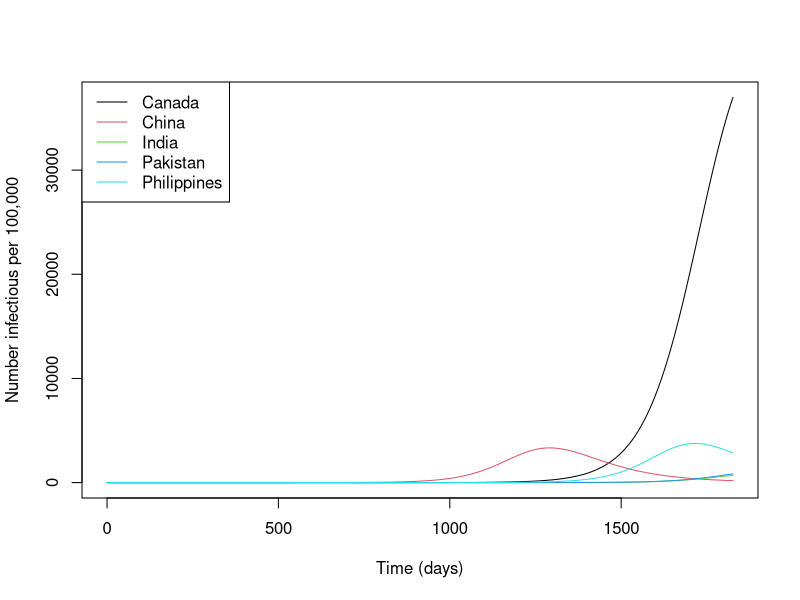
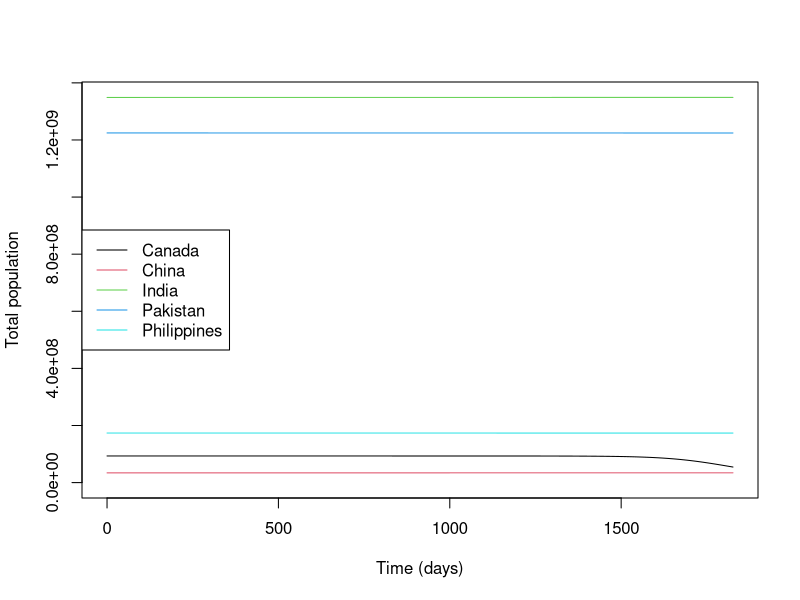

R code for these plots, in order:
# SLIAR_metapop
#
# Note that without further adaptation, the results provided by this
# script can be expected to be completely unrealistic, the intent is only 
# to provide a workable canvas.


# Load required library. 
# You may need to install this library using install.packages("deSolve").
library(deSolve)


# The vector field
SLIAR_metapop_rhs <- function(t, x, p) {
  with(as.list(p), {
    S = x[idx_S]
    L = x[idx_L]
    I = x[idx_I]
    A = x[idx_A]
    R = x[idx_R]
    N = S + L + I + A + R
    Phi = beta * S * (I + eta * A) / N
    dS = - Phi + MS %*% S
    dL = Phi - epsilon * L + p$ML %*% L
    dI = (1 - pi) * epsilon * L - gammaI * I + MI %*% I
    dA = pi * epsilon * L - gammaA * A + MA %*% A
    dR = gammaI * I + gammaA * A + MR %*% R
    dx = list(c(dS, dL, dI, dA, dR))
    return(dx)
  })
}

# The following data originates from Bluedot.global and shows the average
# daily number of air passengers flying between each of the countries
# listed below. Average computed over one (unspecified) month.
# pop contains the population of the countries.
pop = c(34.017,1348.932,1224.614,173.593,93.261)*1e6
countries = c("Canada","China","India","Pakistan","Philippines")
T = matrix(data = c(0,1268,900,489,200,
                    1274,0,678,859,150,
                    985,703,0,148,58,
                    515,893,144,0,9,
                    209,174,90,2,0),
           nrow =5, ncol = 5, byrow = TRUE)

# We use a list to store parameters.
p = list()

# In order to compute the movement rates, we use the approximation
# explained in Arino & Portet, JMB 2015.
p$M = mat.or.vec(nr = dim(T)[1], nc = dim(T)[2])
for (from in 1:5) {
  for (to in 1:5) {
    p$M[to,from] = -log(1-T[from,to]/pop[from])
  }
  p$M[from,from] = 0
}
p$MS = p$M-diag(colSums(p$M))
# Assume movement is equal for all compartments.
p$ML = p$MS
p$MI = p$MS
p$MA = p$MS
p$MR = p$MS
# Number of patches. (MS should be square.)
p$P = dim(p$MS)[1]

# Set other parameters. Values are chosen mostly arbitrarily.
p$nu = rep(0.1,p$P)
p$epsilon = rep(0.01,p$P)
p$d = rep(1/(70*365.25),p$P) # Could be taken based on World Bank data to be more accurate
p$gammaI = rep(0.05,p$P)
p$gammaA = rep(0.06,p$P)
p$eta = rep(1,p$P)
p$pi = runif(p$P, min = 0.2, max = 0.8)
# Set beta by assuming R0=1.5 in all patches in isolation
p$beta = 1.5 * p$gammaI * 2

# Save index of state variable types in state variables vector (we have to use 
# a vector and thus, for instance, the name "S" needs to be defined)
p$idx_S = 1:p$P
p$idx_L = (p$P+1):(2*p$P)
p$idx_I = (2*p$P+1):(3*p$P)
p$idx_A = (3*p$P+1):(4*p$P)
p$idx_R = (4*p$P+1):(5*p$P)
# Set initial conditions. For example, we start with 2 infectious
# individuals in Canada.
L0 = mat.or.vec(p$P,1)
I0 = mat.or.vec(p$P,1)
I0[1] = 2
A0 = mat.or.vec(p$P,1)
R0 = mat.or.vec(p$P,1)
S0 = pop-(L0+I0+A0+R0)
# Vector of initial conditions to be passed to ODE solver.
IC = c(S = S0, L = L0, I = I0, A = A0, R = R0)
# Time span of the simulation (5 years here).
tspan = seq(from = 0, to = 5*365.25, by = 0.1)

# Call of the ODE solver.
sol <- ode(y = IC, 
           times = tspan, 
           func = SLIAR_metapop_rhs, 
           parms = p,
           method = "ode45")

# Put solution in an easier to use form.
times = sol[,"time"]
S = sol[,p$idx_S]
L = sol[,p$idx_L]
I = sol[,p$idx_I]
A = sol[,p$idx_A]
R = sol[,p$idx_R]
N = S+L+I+A+R

# A sample (and simple) plot: number infected per 100,000 inhabitants.
xlim = range(times)
ylim = c(0,max(I/N*1e5))
plot(times,I[,1]/N[,1]*1e5, 
     col = 1, type = "l",
     xlim = xlim, ylim = ylim,
     xlab = "Time (days)", ylab = "Number infectious per 100,000")
for (i in 2:p$P) {
  lines(times,I[,i]/N[,i]*1e5, col = i)
}
legend("topleft",legend = countries, col = 1:p$P, lty = 1)

# The (potential) issue with not having death (and birth to counterbalance it)
ylim = c(0,max(N))
plot(times, N[,1], 
     col = 1, type = "l",
     ylim = ylim,
     xlab = "Time (days)", ylab = "Total population")
for (i in 2:p$P) {
  lines(times,N[,i], col = i)
}
legend("left",legend = countries,col = 1:p$P, lty = 1)
